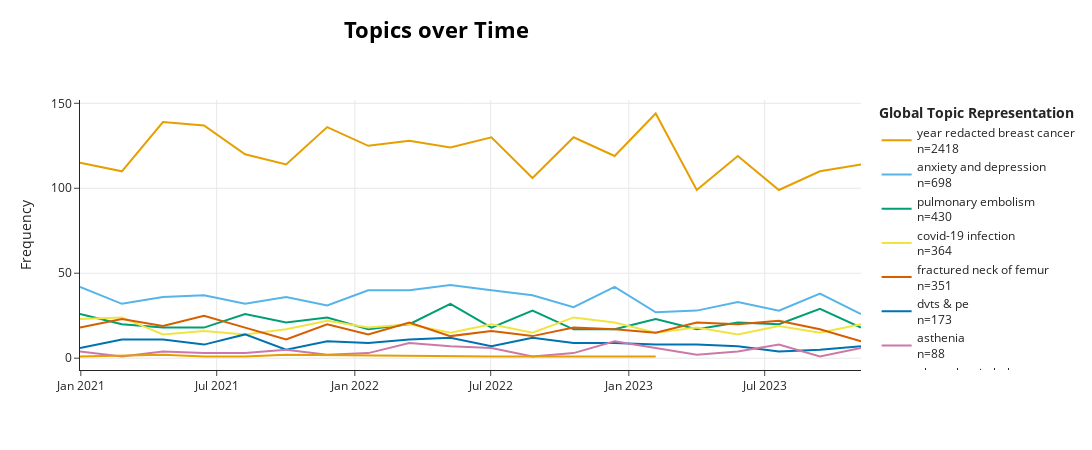

Notebook cell for this chart:
### Code cell
# visualize
topic_model.visualize_topics_over_time(topics_over_time,
                                       custom_labels=True)

### Figure 1 — Plotly figure (JSON) as saved in the notebook; plotly's stock layout.template omitted (floating-point values rounded to 4 significant figures)
{"data": [{"hoverinfo": "text", "hovertext": ["<b>Topic 0</b><br>Words: cancer, tumor, carcinoma, tumour, malignancy", "<b>Topic 0</b><br>Words: cancer, tumor, carcinoma, tumour, malignancy", "<b>Topic 0</b><br>Words: cancer, tumor, carcinoma, malignancy, tumour", "<b>Topic 0</b><br>Words: cancer, carcinoma, tumor, malignancy, tumour", "<b>Topic 0</b><br>Words: cancer, carcinoma, tumor, malignancy, tumour", "<b>Topic 0</b><br>Words: cancer, carcinoma, tumor, metastasis, malignant", "<b>Topic 0</b><br>Words: cancer, carcinoma, tumour, malignancy, metastasis", "<b>Topic 0</b><br>Words: cancer, carcinoma, tumour, malignancy, malignant", "<b>Topic 0</b><br>Words: cancer, carcinoma, tumor, tumour, malignancy", "<b>Topic 0</b><br>Words: cancer, carcinoma, tumor, tumour, malignancy", "<b>Topic 0</b><br>Words: cancer, tumor, carcinoma, malignancy, tumour", "<b>Topic 0</b><br>Words: cancer, carcinoma, tumor, tumour, malignancy", "<b>Topic 0</b><br>Words: cancer, tumor, carcinoma, tumour, malignancy", "<b>Topic 0</b><br>Words: cancer, tumor, carcinoma, malignancy, tumour", "<b>Topic 0</b><br>Words: cancer, tumor, carcinoma, malignancy, tumour", "<b>Topic 0</b><br>Words: cancer, carcinoma, tumor, tumour, malignancy", "<b>Topic 0</b><br>Words: cancer, tumor, carcinoma, tumour, malignancy", "<b>Topic 0</b><br>Words: cancer, carcinoma, metastasis, tumour, malignancy", "<b>Topic 0</b><br>Words: cancer, carcinoma, tumor, tumour, malignancy", "<b>Topic 0</b><br>Words: cancer, metastasis, lung, carcinoma, tumor"], "marker": {"color": "#E69F00"}, "mode": "lines", "name": "year redacted breast cancer<br>n=2418", "type": "scatter", "x": ["2020-12-30T21:44:38.400000", "2021-02-24T16:48:00", "2021-04-20T09:36:00", "2021-06-14T02:24:00", "2021-08-07T19:12:00", "2021-10-01T12:00:00", "2021-11-25T04:48:00", "2022-01-18T21:36:00", "2022-03-14T14:24:00", "2022-05-08T07:12:00", "2022-07-02T00:00:00", "2022-08-25T16:48:00", "2022-10-19T09:36:00", "2022-12-13T02:24:00", "2023-02-05T19:12:00", "2023-04-01T12:00:00", "2023-05-26T04:48:00", "2023-07-19T21:36:00", "2023-09-12T14:24:00", "2023-11-06T07:12:00"], "y": [115, 110, 139, 137, 120, 114, 136, 125, 128, 124, 130, 106, 130, 119, 144, 99, 119, 99, 110, 114]}, {"hoverinfo": "text", "hovertext": ["<b>Topic 1</b><br>Words: diabetes, transplant, diabetic, diagnosed, renal", "<b>Topic 1</b><br>Words: depression, constipation, anxiety, alcohol, depressive", "<b>Topic 1</b><br>Words: diabetic, diabetes, diagnosed, diagnosis, hypokalaemia", "<b>Topic 1</b><br>Words: deficiency, hypokalaemiaihdstenthypomagnesaemia, thyroid, hyperkalaemia, anaemia", "<b>Topic 1</b><br>Words: deficiency, vitamin, anaemia, anemia, hyperkalemia", "<b>Topic 1</b><br>Words: anaemia, anemia, hypophosphataemia, haemolytic, hypochromia", "<b>Topic 1</b><br>Words: renal, kidney, nephrosclerosis, transplantation, transplant", "<b>Topic 1</b><br>Words: diagnosed, disease, impairment, dementia, alcohol", "<b>Topic 1</b><br>Words: hyperkalaemia, diabetes, diabetic, hypercholesteramia, diagnosed", "<b>Topic 1</b><br>Words: hypothyroidism, ketoacidosis, hypokalemia, thyrotoxicosis, hypercholesteremia", "<b>Topic 1</b><br>Words: hypothyroidism, thyroid, deficiency, hypothyroidsim, anaemia", "<b>Topic 1</b><br>Words: sclerosis, hyponatraemia, hypertension, bipolar, hyponatremia", "<b>Topic 1</b><br>Words: hypotensive, hypotension, hyponutreamia, hypothyroidism, hyponatraemia", "<b>Topic 1</b><br>Words: hypothyroidism, disorder, anosmia, syndrome, hiposmia", "<b>Topic 1</b><br>Words: neuropathie, hypothyroidism, delirium, thyroid, diagnosis", "<b>Topic 1</b><br>Words: diagnosed, diabetes, inpatient, disorder, epilepsy", "<b>Topic 1</b><br>Words: delirium, dementia, hyperinflammatory, neuropatia, impairment", "<b>Topic 1</b><br>Words: constipation, laxatives, alcohol, withdrawal, delirium", "<b>Topic 1</b><br>Words: renal, kidney, transplant, dysuria, seizure", "<b>Topic 1</b><br>Words: hypothyroidism, hypothyroidismtrisomy, thyroid, hyponetraemia, syndromehyperparathyroidism"], "marker": {"color": "#56B4E9"}, "mode": "lines", "name": "anxiety and depression<br>n=698", "type": "scatter", "x": ["2020-12-30T21:44:38.400000", "2021-02-24T16:48:00", "2021-04-20T09:36:00", "2021-06-14T02:24:00", "2021-08-07T19:12:00", "2021-10-01T12:00:00", "2021-11-25T04:48:00", "2022-01-18T21:36:00", "2022-03-14T14:24:00", "2022-05-08T07:12:00", "2022-07-02T00:00:00", "2022-08-25T16:48:00", "2022-10-19T09:36:00", "2022-12-13T02:24:00", "2023-02-05T19:12:00", "2023-04-01T12:00:00", "2023-05-26T04:48:00", "2023-07-19T21:36:00", "2023-09-12T14:24:00", "2023-11-06T07:12:00"], "y": [42, 32, 36, 37, 32, 36, 31, 40, 40, 43, 40, 37, 30, 42, 27, 28, 33, 28, 38, 26]}, {"hoverinfo": "text", "hovertext": ["<b>Topic 2</b><br>Words: respiratory, apnea, pulmonary, lung, emphysema", "<b>Topic 2</b><br>Words: pneumonia, pulmonary, emphysema, lung, apnea", "<b>Topic 2</b><br>Words: respiratory, emphysema, breathing, apnea, lung", "<b>Topic 2</b><br>Words: embolism, embolisms, pulmonary, thrombosis, emboli", "<b>Topic 2</b><br>Words: aortic, aneurysm, pulmonary, pneumonia, apnea", "<b>Topic 2</b><br>Words: respiratoryfailure, pneumonia, respiratory, pulmonary, lung", "<b>Topic 2</b><br>Words: aortic, apnea, hypoxicrespiratoryfailure, ventricular, respiratory", "<b>Topic 2</b><br>Words: ventilator, emphysema, apnea, atrial, ventricular", "<b>Topic 2</b><br>Words: pulmonary, respiratory, lung, apnea, bronchiectasis", "<b>Topic 2</b><br>Words: embolism, pulmonary, fibrosis, lung, cerebrovascular", "<b>Topic 2</b><br>Words: embolism, pulmonary, stent, aortic, tracheostomy", "<b>Topic 2</b><br>Words: liver, lung, mets, emphysema, pulmonary", "<b>Topic 2</b><br>Words: pneumonia, pulmonary, lung, respiratory, bronchiectasis", "<b>Topic 2</b><br>Words: pneumonia, cpr, infection, pulmonary, hospital", "<b>Topic 2</b><br>Words: apnea, atrial, emphysema, cpap, tachyarrhythmia", "<b>Topic 2</b><br>Words: respiratory, pulmonary, lung, pneumonia, asthma", "<b>Topic 2</b><br>Words: pulmonary, pneumonia, lung, pulmonaryembolismhyponatraemia, emphysema", "<b>Topic 2</b><br>Words: pulmonary, emphysema, hypertension, aortic, pneumonia", "<b>Topic 2</b><br>Words: respiratory, pulmonary, emphysema, lung, aortic", "<b>Topic 2</b><br>Words: apnea, embolism, emphysema, pneumonia, xarelto"], "marker": {"color": "#009E73"}, "mode": "lines", "name": "pulmonary embolism<br>n=430", "type": "scatter", "x": ["2020-12-30T21:44:38.400000", "2021-02-24T16:48:00", "2021-04-20T09:36:00", "2021-06-14T02:24:00", "2021-08-07T19:12:00", "2021-10-01T12:00:00", "2021-11-25T04:48:00", "2022-01-18T21:36:00", "2022-03-14T14:24:00", "2022-05-08T07:12:00", "2022-07-02T00:00:00", "2022-08-25T16:48:00", "2022-10-19T09:36:00", "2022-12-13T02:24:00", "2023-02-05T19:12:00", "2023-04-01T12:00:00", "2023-05-26T04:48:00", "2023-07-19T21:36:00", "2023-09-12T14:24:00", "2023-11-06T07:12:00"], "y": [26, 20, 18, 18, 26, 21, 24, 17, 20, 32, 18, 28, 17, 17, 23, 17, 21, 20, 29, 18]}, {"hoverinfo": "text", "hovertext": ["<b>Topic 3</b><br>Words: covid, covid19, pneumonitis, infection, pneumonia", "<b>Topic 3</b><br>Words: covid, pneumonia, covid19, infection, sepsis", "<b>Topic 3</b><br>Words: ulcer, ulcers, infection, abscess, gastroenteritis", "<b>Topic 3</b><br>Words: duodenal, ulcer, gastroenteritis, gastritis, covid", "<b>Topic 3</b><br>Words: pneumonitis, infection, pyelonephritis, infections, pneumonia", "<b>Topic 3</b><br>Words: ulcer, ulcers, infection, gastroenteritis, gastritis", "<b>Topic 3</b><br>Words: sepsis, infection, blepharitis, cellulitis, pneumonitis", "<b>Topic 3</b><br>Words: covid, infection, sepsis, covid19, pneumonia", "<b>Topic 3</b><br>Words: cellulitis, diverticulitis, infection, colitis, appendicitis", "<b>Topic 3</b><br>Words: diverticulitis, diverticulitispeptic, colitis, diverticular, gastroenteritis", "<b>Topic 3</b><br>Words: pneumonia, covid, covid19, sepsis, infection", "<b>Topic 3</b><br>Words: covid, covidassociated, infection, pneumonia, sepsis", "<b>Topic 3</b><br>Words: covid, covid19, infection, infected, pneumonia", "<b>Topic 3</b><br>Words: ulcer, ulcers, infection, abscess, cellulitis", "<b>Topic 3</b><br>Words: infection, pyelonephritis, uti, septic, infected", "<b>Topic 3</b><br>Words: uti, infection, septic, colitis, utis", "<b>Topic 3</b><br>Words: infection, bacterial, infected, sepsis, septic", "<b>Topic 3</b><br>Words: cellulitis, duodenitis, appendicitis, pneumonitis, infection", "<b>Topic 3</b><br>Words: ulcer, ulcers, diverticulitis, pneumothorax, pneumonitis", "<b>Topic 3</b><br>Words: covid19, covid, infectionsepsis, infection, pneumonitis"], "marker": {"color": "#F0E442"}, "mode": "lines", "name": "covid-19 infection<br>n=364", "type": "scatter", "x": ["2020-12-30T21:44:38.400000", "2021-02-24T16:48:00", "2021-04-20T09:36:00", "2021-06-14T02:24:00", "2021-08-07T19:12:00", "2021-10-01T12:00:00", "2021-11-25T04:48:00", "2022-01-18T21:36:00", "2022-03-14T14:24:00", "2022-05-08T07:12:00", "2022-07-02T00:00:00", "2022-08-25T16:48:00", "2022-10-19T09:36:00", "2022-12-13T02:24:00", "2023-02-05T19:12:00", "2023-04-01T12:00:00", "2023-05-26T04:48:00", "2023-07-19T21:36:00", "2023-09-12T14:24:00", "2023-11-06T07:12:00"], "y": [23, 24, 14, 16, 14, 17, 22, 18, 20, 15, 20, 15, 24, 21, 15, 18, 14, 19, 15, 20]}, {"hoverinfo": "text", "hovertext": ["<b>Topic 4</b><br>Words: fracture, fractured, injury, osteoporosis, femur", "<b>Topic 4</b><br>Words: ischaemia, limb, ischaemic, amputationarterial, amputation", "<b>Topic 4</b><br>Words: fracture, femur, femure, fractured, osteoarthirtis", "<b>Topic 4</b><br>Words: amputation, hemiarthroplasty, limb, arthroplasty, stroke", "<b>Topic 4</b><br>Words: thrombosed, thrombocytopaenia, thrombocytopenia, stroke, thromboembolic", "<b>Topic 4</b><br>Words: fractures, fracture, fractured, femur, amputation", "<b>Topic 4</b><br>Words: vertigo, osteoarthritis, arthritis, hemiarthroplasty, scoliosis", "<b>Topic 4</b><br>Words: ischaemic, ischaemia, amputation, fractures, aortic", "<b>Topic 4</b><br>Words: hemiarthroplasy, hemiarthroplasty, fractures, femur, fracture", "<b>Topic 4</b><br>Words: thrombosis, ostearthiritis, knee, cellulitis, rheumatoid", "<b>Topic 4</b><br>Words: lumbar, rehabilitation, amputation, stroke, spinal", "<b>Topic 4</b><br>Words: lumbar, spine, spinal, scoliosis, pain", "<b>Topic 4</b><br>Words: fracture, fractured, injury, femur, osteoarthritis", "<b>Topic 4</b><br>Words: transfusion, transfusions, hemiarthroplasty, bleeding, fractures", "<b>Topic 4</b><br>Words: knee, pain, femoral, arthritis, injury", "<b>Topic 4</b><br>Words: spinal, decompression, scoliosis, postural, hemiarthroplasty", "<b>Topic 4</b><br>Words: hemiarthroplasty, fracture, hemorrhage, amputation, stroke", "<b>Topic 4</b><br>Words: fracture, fractured, injury, ankle, femur", "<b>Topic 4</b><br>Words: scoliosis, spine, spinal, degenerative, hemiarthroplasty", "<b>Topic 4</b><br>Words: subdural, haemorrhage, fractures, ischaemia, scoliosis"], "marker": {"color": "#D55E00"}, "mode": "lines", "name": "fractured neck of femur<br>n=351", "type": "scatter", "x": ["2020-12-30T21:44:38.400000", "2021-02-24T16:48:00", "2021-04-20T09:36:00", "2021-06-14T02:24:00", "2021-08-07T19:12:00", "2021-10-01T12:00:00", "2021-11-25T04:48:00", "2022-01-18T21:36:00", "2022-03-14T14:24:00", "2022-05-08T07:12:00", "2022-07-02T00:00:00", "2022-08-25T16:48:00", "2022-10-19T09:36:00", "2022-12-13T02:24:00", "2023-02-05T19:12:00", "2023-04-01T12:00:00", "2023-05-26T04:48:00", "2023-07-19T21:36:00", "2023-09-12T14:24:00", "2023-11-06T07:12:00"], "y": [18, 23, 19, 25, 18, 11, 20, 14, 21, 13, 16, 13, 18, 17, 15, 21, 20, 22, 17, 10]}, {"hoverinfo": "text", "hovertext": ["<b>Topic 5</b><br>Words: pedvts, previous, ppm, dvt, pe", "<b>Topic 5</b><br>Words: cva, cvas, cvar, ckd, ckdcva", "<b>Topic 5</b><br>Words: cva, cvas, dvt, dvts, cvar", "<b>Topic 5</b><br>Words: hhs, aps, lvsd, mchc, lvs", "<b>Topic 5</b><br>Words: pe, pes, g6pd, eol, deficeincy", "<b>Topic 5</b><br>Words: lvf, ccf, hf, ltc, lvsd", "<b>Topic 5</b><br>Words: crp, lvf, adhf, bownd, ccf", "<b>Topic 5</b><br>Words: bilateral, pe, pes, cva, tep", "<b>Topic 5</b><br>Words: tia, longstanding, lvf, deteriorating, lvsdlvh", "<b>Topic 5</b><br>Words: nh, ckdcva, cva, cvas, esrd", "<b>Topic 5</b><br>Words: lrt, negative, lrtt, previous, bilateral", "<b>Topic 5</b><br>Words: cva, cvas, cvar, dvt, dvts", "<b>Topic 5</b><br>Words: dvt, dvts, lvsd, cvar, cva", "<b>Topic 5</b><br>Words: 59, 60, pphn, hb, aml", "<b>Topic 5</b><br>Words: pted, confusion, htn, aki, hptn", "<b>Topic 5</b><br>Words: hf, lvf, pedvts, lrt, lrtt", "<b>Topic 5</b><br>Words: dvt, dvts, ckd, lvsd, lvf", "<b>Topic 5</b><br>Words: aki2, aki, akis, ak1, ckd", "<b>Topic 5</b><br>Words: pe, pes, cml, ccf, pedvts", "<b>Topic 5</b><br>Words: lhrs, lrti, aki, akis, aki2"], "marker": {"color": "#0072B2"}, "mode": "lines", "name": "dvts & pe<br>n=173", "type": "scatter", "x": ["2020-12-30T21:44:38.400000", "2021-02-24T16:48:00", "2021-04-20T09:36:00", "2021-06-14T02:24:00", "2021-08-07T19:12:00", "2021-10-01T12:00:00", "2021-11-25T04:48:00", "2022-01-18T21:36:00", "2022-03-14T14:24:00", "2022-05-08T07:12:00", "2022-07-02T00:00:00", "2022-08-25T16:48:00", "2022-10-19T09:36:00", "2022-12-13T02:24:00", "2023-02-05T19:12:00", "2023-04-01T12:00:00", "2023-05-26T04:48:00", "2023-07-19T21:36:00", "2023-09-12T14:24:00", "2023-11-06T07:12:00"], "y": [6, 11, 11, 8, 14, 5, 10, 9, 11, 12, 7, 12, 9, 9, 8, 8, 7, 4, 5, 7]}, {"hoverinfo": "text", "hovertext": ["<b>Topic 6</b><br>Words: papiloedema, asthenia, pneumobilia, pneumopathie, pnuemonia", "<b>Topic 6</b><br>Words: haematemasis, haematemesis, haematoma, haematuria, haematuring", "<b>Topic 6</b><br>Words: pneimothorax, pneumothroces, pneumopathie, pneumobilia, pnuemonia", "<b>Topic 6</b><br>Words: haemopneumothorax, pnuemonia, pneumopathie, haematoma, neuromyopathie", "<b>Topic 6</b><br>Words: haemodynamic, instability, aspiration, haematemesis, pnuemonia", "<b>Topic 6</b><br>Words: pneumobilia, hemiphlegia, haematoma, pnuemonia, pneaumonia", "<b>Topic 6</b><br>Words: diplopia, haematuring, haematemasis, haematoma, haematemesis", "<b>Topic 6</b><br>Words: retroperitoneal, haematoma, ascitesdiuretic, adl, haematemasis", "<b>Topic 6</b><br>Words: haematoma, hematoma, dipphalia, hemiphlegia, haematemesis", "<b>Topic 6</b><br>Words: asthenia, ascitesdiuretic, cefaleia, aspiration, thyroidien", "<b>Topic 6</b><br>Words: agitiation, ascitesdiuretic, iompairment, congnitive, ascites", "<b>Topic 6</b><br>Words: asthenia, asthenie, ascitesdiuretic, asystolic, ascities", "<b>Topic 6</b><br>Words: inrerratic, choc, hipertenso, septique, sur", "<b>Topic 6</b><br>Words: ascitesdiuretic, hemorragique, ascites, haematemasis, haematoma", "<b>Topic 6</b><br>Words: haematemesis, hemidiaphragm, haematemasis, ascitesdiuretic, haemopneumothorax", "<b>Topic 6</b><br>Words: fievre, appareillee, saos, insuffisance, cefaleia", "<b>Topic 6</b><br>Words: haematuria, preclampsia, lungekapasitet, haematoma, haematemasis", "<b>Topic 6</b><br>Words: asthenia, haematoma, ascitesdiuretic, diarhoea, hemiphlegia", "<b>Topic 6</b><br>Words: haematoma, iliopsoas, haematemasis, haematuria, haemochromatsis", "<b>Topic 6</b><br>Words: asthenia, ascitesdiuretic, ascites, grastite, pneaumonia"], "marker": {"color": "#CC79A7"}, "mode": "lines", "name": "asthenia<br>n=88", "type": "scatter", "x": ["2020-12-30T21:44:38.400000", "2021-02-24T16:48:00", "2021-04-20T09:36:00", "2021-06-14T02:24:00", "2021-08-07T19:12:00", "2021-10-01T12:00:00", "2021-11-25T04:48:00", "2022-01-18T21:36:00", "2022-03-14T14:24:00", "2022-05-08T07:12:00", "2022-07-02T00:00:00", "2022-08-25T16:48:00", "2022-10-19T09:36:00", "2022-12-13T02:24:00", "2023-02-05T19:12:00", "2023-04-01T12:00:00", "2023-05-26T04:48:00", "2023-07-19T21:36:00", "2023-09-12T14:24:00", "2023-11-06T07:12:00"], "y": [4, 1, 4, 3, 3, 5, 2, 3, 9, 7, 6, 1, 3, 10, 6, 2, 4, 8, 1, 6]}, {"hoverinfo": "text", "hovertext": ["<b>Topic 7</b><br>Words: imbalance, eletroyltye, iatrogene, overvulling, disturbance", "<b>Topic 7</b><br>Words: electrolytes, electrolyte, imbalance, derranged, dehydration", "<b>Topic 7</b><br>Words: electrolyte, derangement, electrolytes, derranged, mild", "<b>Topic 7</b><br>Words: derangement, electrolyte, electrolytes, derranged, eletroyltye", "<b>Topic 7</b><br>Words: dehydration, iatrogene, electrolyte, imbalance, electrolytes", "<b>Topic 7</b><br>Words: electrolyte, electrolytes, disturbance, eletroyltye, dehydration", "<b>Topic 7</b><br>Words: electrolyte, electrolytes, disturbance, eletroyltye, dehydration", "<b>Topic 7</b><br>Words: ibd, electrolyte, electrolytes, imbalance, admission"], "marker": {"color": "#E69F00"}, "mode": "lines", "name": "electrolyte imbalance<br>n=10", "type": "scatter", "x": ["2020-12-30T21:44:38.400000", "2021-04-20T09:36:00", "2021-06-14T02:24:00", "2021-08-07T19:12:00", "2021-10-01T12:00:00", "2022-07-02T00:00:00", "2022-12-13T02:24:00", "2023-02-05T19:12:00"], "y": [1, 2, 1, 1, 2, 1, 1, 1]}], "layout": {"height": 450, "hoverlabel": {"bgcolor": "white", "font": {"family": "Rockwell", "size": 16}}, "legend": {"title": {"text": "<b>Global Topic Representation"}}, "title": {"font": {"color": "Black", "size": 22}, "text": "<b>Topics over Time</b>", "x": 0.4, "xanchor": "center", "y": 0.95, "yanchor": "top"}, "width": 1250, "xaxis": {"showgrid": true}, "yaxis": {"showgrid": true, "title": {"text": "Frequency"}}}}
